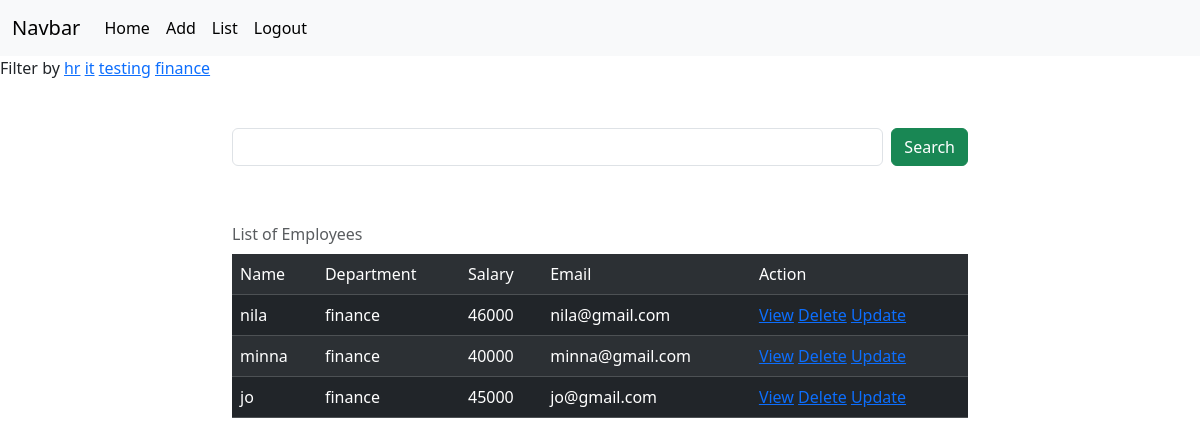
The app's page /employees/all?department=finance (signed in) with its own data.
### crm/models.py (models this page shows, shortened)
class Employees(models.Model):
    name=models.CharField(max_length=100)
    department=models.CharField(max_length=100)
    salary=models.PositiveIntegerField()
    email=models.EmailField(unique=True)
    age=models.PositiveIntegerField()
    contact=models.CharField(max_length=100,null=True)
    profile_pic=models.ImageField(upload_to="images",null=True,blank=True)
    dob=models.DateField(null=True,blank=True)

### crm/views.py (the view, shortened to what this page needs)
# urls.py: path("employees/all",views.EmployeeListView.as_view(),name="emp-all"),
@method_decorator(signin_required,name="dispatch")
class EmployeeListView(View):
    def get(self,request,*args,**kwargs):
            qs=Employees.objects.all()
            departments=Employees.objects.all().values_list("department",flat=True).distinct() #======>get a particular column
            if "department" in request.GET:
                dept=request.GET.get("department")
                qs=qs.filter(department__iexact=dept)
            return render(request,"emp_list.html",{"data":qs,"departments":departments})

### crm/views.py (called while the page is built)
def signin_required(fn):
    def wrapper(request,*args,**kwargs):
        if not request.user.is_authenticated:
            messages.error(request,"Invalid session")
            return redirect("signin")
        else:
            return fn(request,*args,**kwargs)
    return wrapper

### crm/templates/emp_list.html (shortened to what this page needs)
{%extends 'base.html'%}
{%block body_block%}
<div>
    Filter by
{%for dep in departments%}
<a href="{%url 'emp-all'%}?department={{dep}}">{{dep}}</a>
{%endfor%}
</div>
<div class="container mt-5">
    <div class="row">
        <div class="col-2"></div>
        <div class="col-8">
            <form action="" method="post">
                <div class="d-flex">
                    <input type="text" name="box" class="form-control me-2">
                    <button type="submit" class="btn btn-success">Search</button>
                </div>
            </form>
        </div>
        <div class="col-2"></div>
    </div>
</div>
<div class="container">
    <div class="row">
        <div class="col-2"></div>
        <div class="col-8">
            <table class="table table-dark table-striped caption-top mt-5">
                <caption>List of Employees</caption>
                <tr>
                    <td>Name</td>
                    <td>Department</td>
                    <td>Salary</td>
                    <td>Email</td>
                    <td>Action</td>
                </tr>
                {%for emp in data%}
                <tr>
                    <td>{{emp.name}}</td>
                    <td>{{emp.department}}</td>
                    <td>{{emp.salary}}</td>
                    <td>{{emp.email}}</td>
                    <td>
                        <a href="{%url 'emp-details' emp.id%}">View</a>
                        <a href="{%url 'emp-delete' emp.id%}">Delete</a>
                        <a href="{%url 'emp-update' emp.id%}">Update</a>
                    </td>
                </tr>
                {%endfor%}
            </table>
        </div>
        <div class="col-2"></div>
    </div>
</div>
{%endblock%}

### records on screen
Employees: name "nila", department "finance", salary "46000", email "nila@gmail.com"
Employees: name "minna", department "finance", salary "40000", email "minna@gmail.com"
Employees: name "jo", department "finance", salary "45000", email "jo@gmail.com"

### other values on screen
{{ dep }} "hr" "it" "testing" "finance"
